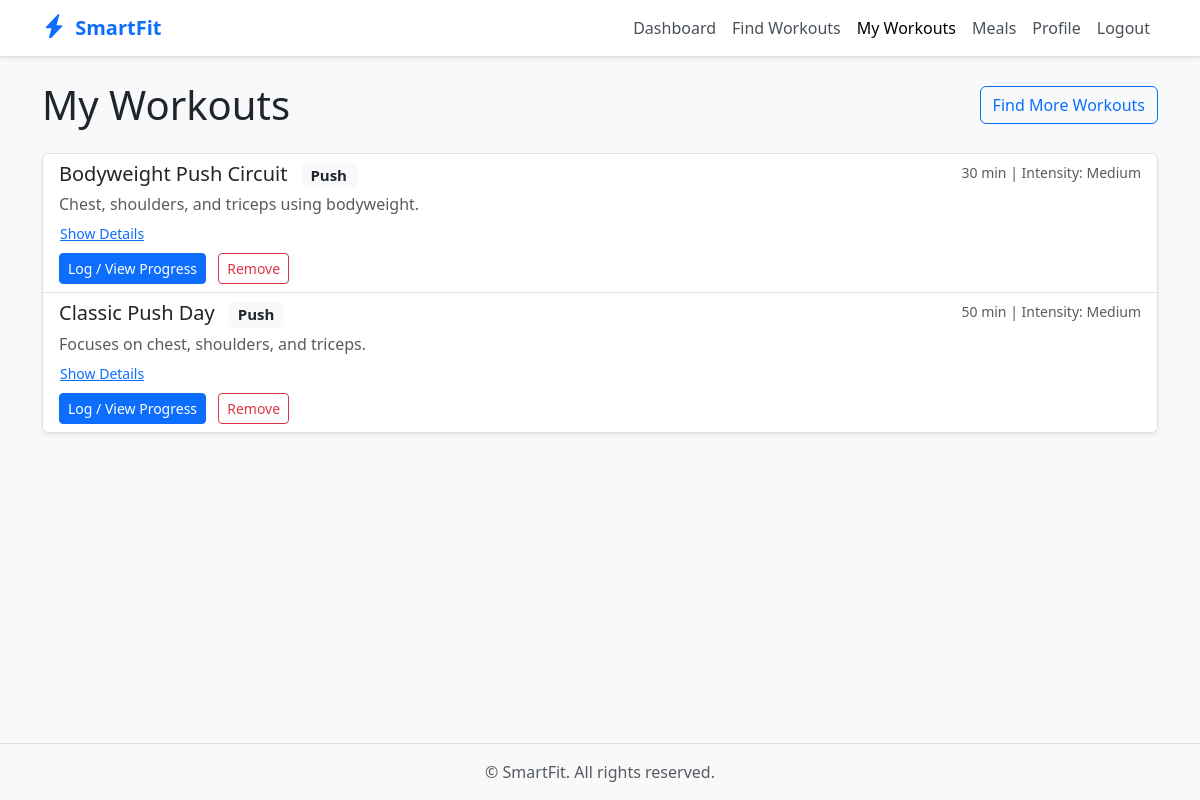
The page /my_workouts (signed in) on the database its author committed.
### app.py (models this page shows, shortened)
class Workout(db.Model):
    id = db.Column(db.Integer, primary_key=True)
    name = db.Column(db.String(100), nullable=False)
    description = db.Column(db.Text, nullable=True)
    category = db.Column(db.String(50), nullable=False, default='General') # New: Gym, Home, General
    intensity = db.Column(db.String(50), nullable=True) # Low, Medium, High
    duration_est = db.Column(db.Integer, nullable=True) # Estimated duration in minutes
    equipment = db.Column(db.String(200), nullable=True) # e.g., Dumbbells, None
    instructions = db.Column(db.Text, nullable=True) # New: Step-by-step instructions
    reps_sets = db.Column(db.String(100), nullable=True) # New: e.g., "3 sets of 10-12 reps"
    form_tips = db.Column(db.Text, nullable=True) # New: Tips for proper form
    video_url = db.Column(db.String(255), nullable=True) # New: URL for video tutorial

### app.py (the view)
@app.route('/my_workouts')
@login_required
def my_workouts():
    user_workouts = current_user.saved_workouts.order_by(Workout.name).all()
    return render_template('my_workouts.html', title='My Workouts', workouts=user_workouts)

### app.py (called while the page is built)
@login_manager.user_loader
def load_user(user_id):
    return db.session.get(User, int(user_id))

### templates/my_workouts.html (shortened to what this page needs)
{% extends "base.html" %}
{% block content %}
<div class="d-flex justify-content-between align-items-center mb-4">
    <h1 class="display-6 mb-0">My Workouts</h1>
    <a href="{{ url_for('workouts') }}" class="btn btn-outline-primary">Find More Workouts</a>
</div>
{% if workouts %}
<div class="list-group shadow-sm">
    {% for workout in workouts %}
    <div class="list-group-item list-group-item-action flex-column align-items-start">
        <div class="d-flex w-100 justify-content-between">
            <h5 class="mb-1">{{ workout.name }} <span class="badge bg-light text-dark ms-2">{{ workout.category }}</span></h5>
            <small class="text-muted">
                {% if workout.duration_est %}{{ workout.duration_est }} min | {% endif %}
                {% if workout.intensity %}Intensity: {{ workout.intensity }}{% endif %}
            </small>
        </div>
        {% if workout.description %}
        <p class="mb-1 text-muted">{{ workout.description | truncate(100) }}</p>
        {% endif %}
        <button class="btn btn-sm btn-link p-0" type="button" data-bs-toggle="collapse" data-bs-target="#details{{ workout.id }}" aria-expanded="false" aria-controls="details{{ workout.id }}">
            Show Details
        </button>
        <div class="mt-2">
            <a href="{{ url_for('workout_progress', workout_name=workout.name) }}" class="btn btn-sm btn-primary">Log / View Progress</a>
            <form action="{{ url_for('remove_workout', workout_id=workout.id) }}" method="POST" class="d-inline ms-2">
                <button type="submit" class="btn btn-sm btn-outline-danger">Remove</button>
            </form>
        </div>
    </div>
    {% endfor %}
</div>
{% else %}
<div class="alert alert-info" role="alert">
    You haven't added any workouts yet. <a href="{{ url_for('workouts') }}" class="alert-link">Find some workouts</a> to add!
</div>
{% endif %}
{% endblock %}

### templates/base.html (style rules this page uses)
:root { --bs-primary: #0d6efd; --bs-primary-rgb: 13, 110, 253; --bs-secondary: #6c757d; --bs-secondary-rgb: 108, 117, 125; --bs-link-color: #0d6efd; --bs-link-hover-color: #0a58ca; }
body { display: flex; flex-direction: column; min-height: 100vh; background-color: #f8f9fa; }
.btn-primary { background-color: var(--bs-primary); border-color: var(--bs-primary); }
.btn-outline-primary { color: var(--bs-primary); border-color: var(--bs-primary); }

### rows shown on the page
Workout: name "Bodyweight Push Circuit", category "Push", duration_est "30", intensity "Medium", description "Chest, shoulders, and triceps using bodyweight."
Workout: name "Classic Push Day", category "Push", duration_est "50", intensity "Medium", description "Focuses on chest, shoulders, and triceps."
